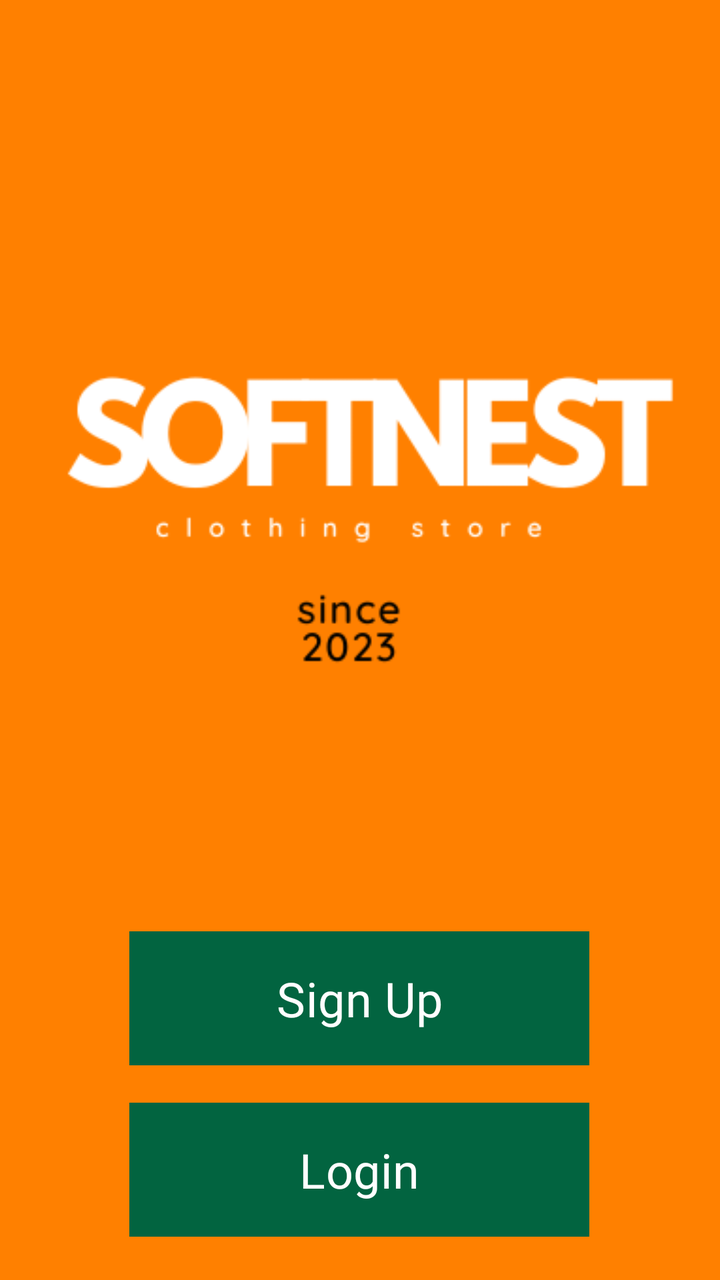
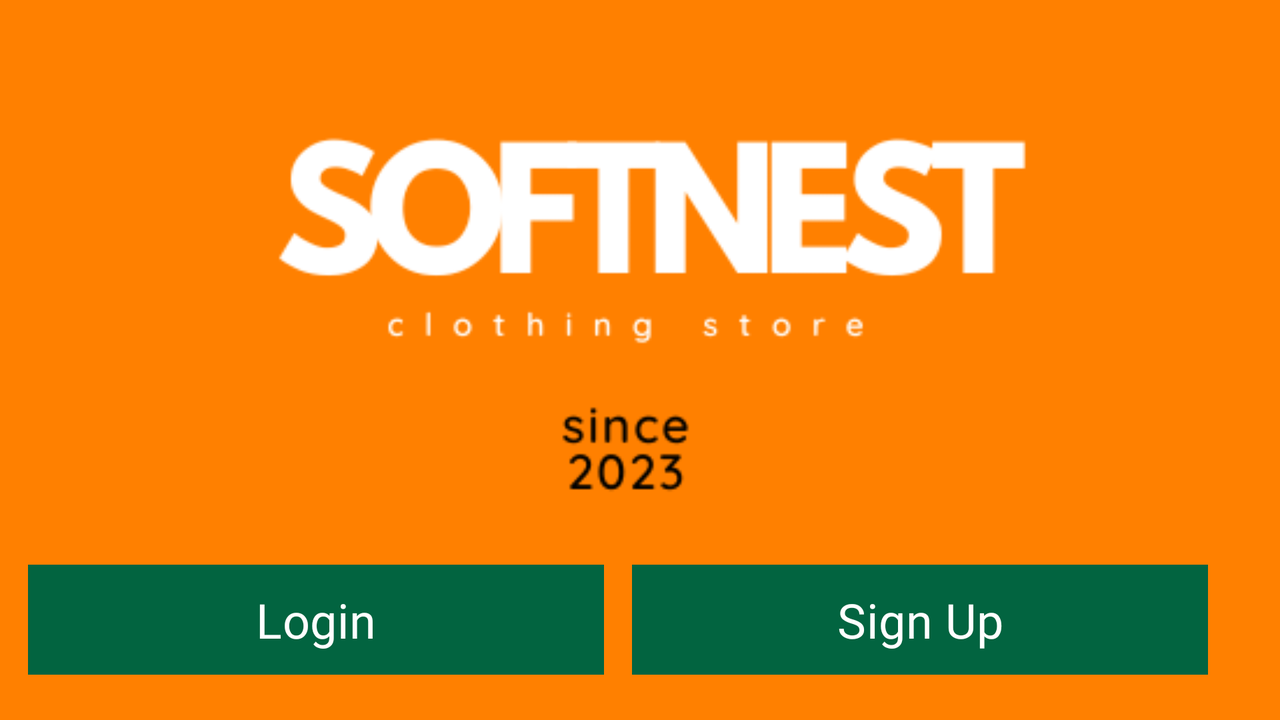

An Android layout and its configuration variant, each rendered on a device that would load it. The default file and the variant file are quoted in full after the pictures.
<!-- AndroidManifest.xml: application theme Theme.SoftNestECommerce -->
<!-- res/layout/activity_main.xml -->
<?xml version="1.0" encoding="utf-8"?>
<androidx.constraintlayout.widget.ConstraintLayout xmlns:android="http://schemas.android.com/apk/res/android"
    xmlns:app="http://schemas.android.com/apk/res-auto"
    xmlns:tools="http://schemas.android.com/tools"
    android:id="@+id/main"
    android:layout_width="match_parent"
    android:layout_height="match_parent"
    android:background="@color/bgColor"
    tools:context=".MainActivity">

    <ImageView
        android:id="@+id/select_image"
        android:layout_width="389dp"
        android:layout_height="376dp"
        app:layout_constraintBottom_toBottomOf="parent"
        app:layout_constraintEnd_toEndOf="parent"
        app:layout_constraintStart_toStartOf="parent"
        app:layout_constraintTop_toTopOf="parent"
        app:layout_constraintVertical_bias="0.222"
        app:srcCompat="@drawable/softnest_logo" />

    <Button
        android:id="@+id/registerButton"
        android:layout_width="230dp"
        android:layout_height="67dp"
        android:background="@color/btnColor"
        android:fontFamily="@font/marcellus"
        android:text="Sign Up"
        android:textSize="24sp"
        app:backgroundTint="@color/btnColor"
        app:cornerRadius="12dp"
        app:layout_constraintBottom_toBottomOf="parent"
        app:layout_constraintEnd_toEndOf="parent"
        app:layout_constraintHorizontal_bias="0.497"
        app:layout_constraintStart_toStartOf="parent"
        app:layout_constraintTop_toBottomOf="@+id/select_image"
        app:layout_constraintVertical_bias="0.224" />

    <Button
        android:id="@+id/loginButton"
        android:layout_width="230dp"
        android:layout_height="67dp"
        android:background="@color/btnColor"

        android:fontFamily="@font/marcellus"
        android:text="Login"
        android:textSize="24sp"
        app:backgroundTint="@color/btnColor"
        app:layout_constraintBottom_toBottomOf="parent"
        app:layout_constraintEnd_toEndOf="parent"
        app:layout_constraintHorizontal_bias="0.497"
        app:layout_constraintStart_toStartOf="parent"
        app:layout_constraintTop_toBottomOf="@+id/registerButton"
        app:layout_constraintVertical_bias="0.459" />

</androidx.constraintlayout.widget.ConstraintLayout>
<!-- resources referenced by this layout -->
<resources>
  <color name="bgColor">#ff8000</color>
  <color name="btnColor">#026440</color>
  <!-- drawable softnest_logo: png bitmap (drawable, 11787 bytes) -->
  <style name="Theme.SoftNestECommerce" parent="Base.Theme.SoftNestECommerce" />
  <style name="Base.Theme.SoftNestECommerce" parent="Theme.Material3.DayNight.NoActionBar">
          
          
      </style>
</resources>
<!-- res/layout-land/activity_main.xml (the repository's variant of the layout above) -->
<!-- drawn on the phone turned sideways -->
<?xml version="1.0" encoding="utf-8"?>
<androidx.constraintlayout.widget.ConstraintLayout xmlns:android="http://schemas.android.com/apk/res/android"
    xmlns:app="http://schemas.android.com/apk/res-auto"
    xmlns:tools="http://schemas.android.com/tools"
    android:id="@+id/main"
    android:layout_width="match_parent"
    android:layout_height="match_parent"
    android:background="@color/bgColor"
    tools:context=".MainActivity">

    <ImageView
        android:id="@+id/imageView2"
        android:layout_width="718dp"
        android:layout_height="237dp"
        app:layout_constraintBottom_toTopOf="@+id/registerButton"
        app:layout_constraintEnd_toEndOf="parent"
        app:layout_constraintStart_toStartOf="parent"
        app:layout_constraintTop_toTopOf="parent"
        app:layout_constraintHorizontal_bias="0.5"
        app:layout_constraintVertical_bias="0.2"
        app:srcCompat="@drawable/softnest_logo" />

    <Button
        android:id="@+id/registerButton"
        android:layout_width="0dp"
        android:layout_height="55dp"
        android:layout_marginEnd="36dp"
        android:background="@color/btnColor"
        android:fontFamily="@font/marcellus"
        android:text="Sign Up"
        android:textSize="24sp"
        app:backgroundTint="@color/btnColor"
        app:cornerRadius="12dp"
        app:layout_constraintBottom_toBottomOf="parent"
        app:layout_constraintEnd_toEndOf="parent"
        app:layout_constraintTop_toBottomOf="@+id/imageView2"
        app:layout_constraintWidth_percent="0.45" />

    <Button
        android:id="@+id/loginButton"
        android:layout_width="0dp"
        android:layout_height="55dp"
        android:background="@color/btnColor"
        android:fontFamily="@font/marcellus"
        android:text="Login"
        android:textSize="24sp"
        app:backgroundTint="@color/btnColor"
        app:cornerRadius="12dp"
        app:layout_constraintBottom_toBottomOf="parent"
        app:layout_constraintEnd_toStartOf="@+id/registerButton"
        app:layout_constraintStart_toStartOf="parent"
        app:layout_constraintTop_toBottomOf="@+id/imageView2"
        app:layout_constraintWidth_percent="0.45" />

</androidx.constraintlayout.widget.ConstraintLayout>
